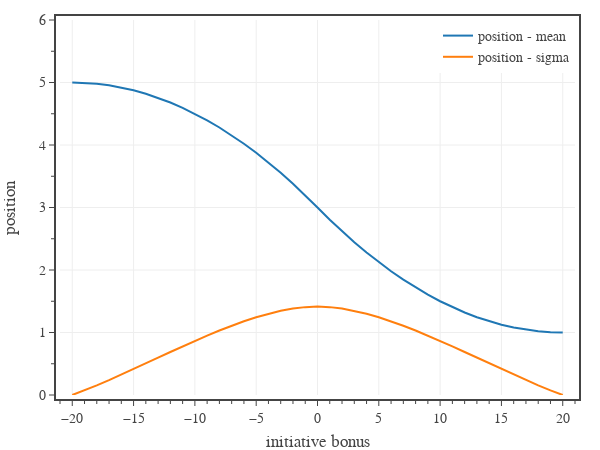

Notebook code cell kept with this figure:
### Code cell
# Fig 5 (alt): Shows the average position and standard deviation as a function of initiative bonus
combatants = {
    'A': 0, 
    'B': 0, 'C': 0, 'D': 0, 'E': 0, 
    #'F': 0, 'G': 0, 'H': 0, 'I': 0,
}

# create figure
fig = go.Figure(
    layout=go.Layout(
        template=tfb.FIG_TEMPLATE,
        xaxis=dict(
            title_text='initiative bonus',
            range=[-21, 21],
            tick0=0, dtick=5,
            minor=dict(tick0=0, dtick=1),
        ),
        yaxis=dict(
            title_text='position',
            range=[0,len(combatants)+1],
            #tickformat='.0%'
            tick0=0, dtick=1,
            minor=dict(tick0=0, dtick=0.5),
        ),
        legend=dict(
            xanchor='right', yanchor='top',
            x=1.00, y=1.00,
            orientation='v',
            tracegroupgap=0,
        )
    )
)

init_mods = list(range(-20,21))
p_ave_list = []
p_sig_list = []
for init_mod in init_mods:
    combatants['A'] = init_mod
    order = np.array(list(range(1, len(combatants)+1)))
    probs = np.array([init_prob_position(combatants, combatant='A', position=i) for i in order])
    p_ave = np.dot(order, probs)
    p_var = np.dot((order - p_ave)**2, probs)
    p_ave_list.append(p_ave)
    p_sig_list.append(math.sqrt(p_var))


fig.add_trace(go.Scatter(
    x=init_mods,
    y=p_ave_list,
    name='position - mean',
    hovertemplate=
        'initiative bonus %{x:.0f}<br>'+
        'average position %{y:.2f}<extra></extra>',
))

fig.add_trace(go.Scatter(
    x=init_mods,
    y=p_sig_list,
    name='position - sigma',
    hovertemplate=
        'initiative bonus %{x:.0f}<br>'+
        'position sigma %{y:.2f}<extra></extra>',
))

# show figure
fig.update_layout(width=600, height=450)
fig.show(config=tfb.FIG_CONFIG)

# save figures
if SAVEFIGS:
    fig.update_layout(autosize=True, width=None, height=None)
    #tfb.save_fig_html(fig, format='large', name=f'./fig-general-position-example-large')
    #tfb.save_fig_html(fig, format='small', name=f'./fig-general-position-example-small')

### Figure 1 — Plotly figure (JSON) as saved in the notebook; plotly's stock layout.template omitted (floating-point values rounded to 4 significant figures)
{"data": [{"hovertemplate": "initiative bonus %{x:.0f}<br>average position %{y:.2f}<extra></extra>", "name": "position - mean", "type": "scatter", "x": [-20, -19, -18, -17, -16, -15, -14, -13, -12, -11, -10, -9, -8, -7, -6, -5, -4, -3, -2, -1, 0, 1, 2, 3, 4, 5, 6, 7, 8, 9, 10, 11, 12, 13, 14, 15, 16, 17, 18, 19, 20], "y": [5.0, 4.995, 4.98, 4.955, 4.92, 4.875, 4.82, 4.755, 4.68, 4.595, 4.5, 4.395, 4.28, 4.155, 4.02, 3.875, 3.72, 3.555, 3.38, 3.195, 3.0, 2.805, 2.62, 2.445, 2.28, 2.125, 1.98, 1.845, 1.72, 1.605, 1.5, 1.405, 1.32, 1.245, 1.18, 1.125, 1.08, 1.045, 1.02, 1.005, 1.0]}, {"hovertemplate": "initiative bonus %{x:.0f}<br>position sigma %{y:.2f}<extra></extra>", "name": "position - sigma", "type": "scatter", "x": [-20, -19, -18, -17, -16, -15, -14, -13, -12, -11, -10, -9, -8, -7, -6, -5, -4, -3, -2, -1, 0, 1, 2, 3, 4, 5, 6, 7, 8, 9, 10, 11, 12, 13, 14, 15, 16, 17, 18, 19, 20], "y": [8.882e-16, 0.07399, 0.1536, 0.2376, 0.325, 0.4146, 0.5056, 0.5971, 0.6882, 0.7781, 0.866, 0.951, 1.032, 1.109, 1.18, 1.244, 1.3, 1.347, 1.383, 1.406, 1.414, 1.406, 1.383, 1.347, 1.3, 1.244, 1.18, 1.109, 1.032, 0.951, 0.866, 0.7781, 0.6882, 0.5971, 0.5056, 0.4146, 0.325, 0.2376, 0.1536, 0.07399, 2.22e-16]}], "layout": {"height": 450, "legend": {"orientation": "v", "tracegroupgap": 0, "x": 1, "xanchor": "right", "y": 1, "yanchor": "top"}, "width": 600, "xaxis": {"dtick": 5, "minor": {"dtick": 1, "tick0": 0}, "range": [-21, 21], "tick0": 0, "title": {"text": "initiative bonus"}}, "yaxis": {"dtick": 1, "minor": {"dtick": 0.5, "tick0": 0}, "range": [0, 6], "tick0": 0, "title": {"text": "position"}}}}
